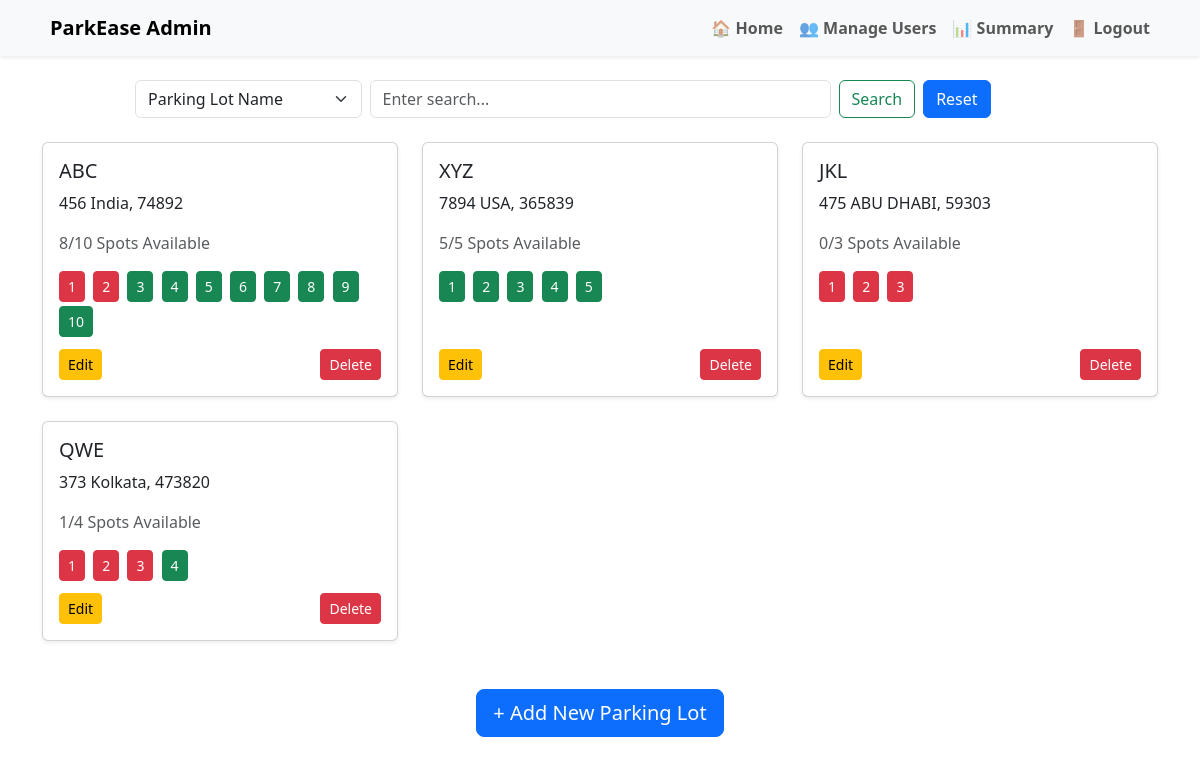
Screenshot of /parking (signed in) with the database file from the repository.
### app.py (models this page shows)
class Parking(db.Model):
    __tablename__ = 'parking'
    id = db.Column(db.Integer, primary_key=True)
    prime_location_name = db.Column(db.String(20), unique=True, nullable=False)
    address = db.Column(db.String(20), nullable=False)
    pin_code = db.Column(db.String(20), nullable=False)
    price = db.Column(db.Float, nullable=False)
    number_of_spots = db.Column(db.Integer, nullable=False)
    spots = db.relationship('ParkingSpot', back_populates='parking',cascade='all, delete-orphan')

class ParkingSpot(db.Model):
    __tablename__ = 'parking_spot'
    id = db.Column(db.Integer, primary_key=True)
    parking_id = db.Column(db.Integer, db.ForeignKey('parking.id'), nullable=False)
    spot_number = db.Column(db.Integer, nullable=False)
    status = db.Column(db.String(20), nullable=False,default='A')
    parking = db.relationship('Parking', back_populates='spots')
    bookings = db.relationship('Booking', back_populates='spot',cascade='all, delete-orphan')

### app.py (the view)
@app.route('/parking', methods=['GET', 'POST'])
def parking():
    if 'username' not in session:
        return redirect(url_for('login'))
    parkings = Parking.query.all()
    available_counts = {}
    for parking in parkings:
        valid_spots = ParkingSpot.query.filter(
            ParkingSpot.parking_id == parking.id,
            ParkingSpot.status == 'A',
            ParkingSpot.spot_number <= parking.number_of_spots
        ).all()
        available_counts[parking.id] = len(valid_spots)
    return render_template('parking.html', parkings=parkings, available_counts=available_counts)

### templates/parking.html (shortened to what this page needs)
<!DOCTYPE html>
<html lang="en">
<head>
  <link href="https://cdn.jsdelivr.net/npm/bootstrap@5.3.3/dist/css/bootstrap.min.css" rel="stylesheet">
</head>
<body>
<nav class="navbar navbar-expand-lg navbar-light bg-light shadow-sm">
  <div class="container">
    <a class="navbar-brand fw-bold d-flex align-items-center" href="/admin">
       ParkEase Admin
    </a>
    <div class="collapse navbar-collapse" id="navbarAdmin">
      <ul class="navbar-nav ms-auto mb-2 mb-lg-0">
        <li class="nav-item"><a class="nav-link fw-semibold" href="/admin">🏠 Home</a></li>
        <li class="nav-item"><a class="nav-link fw-semibold" href="/admin_user">👥 Manage Users</a></li>
        <li class="nav-item"><a class="nav-link fw-semibold" href="/summary">📊 Summary</a></li>
        <li class="nav-item"><a class="nav-link fw-semibold" href="/logout">🚪 Logout</a></li>
      </ul>
    </div>
  </div>
</nav>
<div class="container mt-4">
  <div class="mb-4">
    <div class="col-md-10 mx-auto">
      <form class="row g-2 align-items-center" method="GET" action="/search">
        <div class="col-md-3">
          <select class="form-select" name="filter_by">
            <option value="lot_name" {% if filter_by == 'prime_location_name' %}selected{% endif %}>Parking Lot Name</option>
          </select>
        </div>
        <div class="col-md-6">
          <input class="form-control" type="search" name="query" placeholder="Enter search..." value="{{ query or '' }}">
        </div>
        <div class="col-md-3 d-flex">
          <button class="btn btn-outline-success me-2" type="submit">Search</button>
          <a href="/parking" class="btn btn-primary">Reset</a>
        </div>
      </form>
    </div>
  </div>
  <div class="row row-cols-1 row-cols-lg-3 g-4">
    {% if parkings|length == 0 %}
      <div class="d-flex justify-content-center align-items-center" style="height: 300px; width: 100%;">
        <div class="text-center">
          <div class="alert alert-warning">
            No results found{% if query %} for "<strong>{{ query }}</strong>"{% endif %}.
          </div>
          <a href="/parking" class="btn btn-outline-primary btn-sm">Back to All Parkings</a>
        </div>
      </div>
    {% else %}
      {% for parking in parkings %}
      <div class="col">
        <div class="card shadow-sm h-100">
          <div class="card-body d-flex flex-column justify-content-between">
            <div>
              <h5 class="card-title">{{ parking.prime_location_name }}</h5>
              <p class="card-text">{{ parking.address }}, {{ parking.pin_code }}</p>
              <p class="text-muted">{{ available_counts[parking.id] }}/{{ parking.number_of_spots }} Spots Available</p>
            </div>
            <div class="mb-2">
              {% for spot in parking.spots if spot.spot_number <= parking.number_of_spots %}
              <button
                type="button"
                class="btn btn-sm me-1 mb-1
                  {% if spot.status == 'O' %}
                    btn-danger
                  {% else %}
                    btn-success
                  {% endif %}"
                data-bs-toggle="modal"
                data-bs-target="#spotModal{{ spot.id }}"
                title="View Spot {{ spot.spot_number }}">
                <span>{{ spot.spot_number }}</span>
              </button>
              {% endfor %}
            </div>
            <div class="mt-auto d-flex justify-content-between">
              <a href="/edit_parking/{{ parking.id }}" class="btn btn-sm btn-warning">Edit</a>
              <form action="/delete_parking/{{ parking.id }}" method="POST" class="d-inline" onsubmit="return confirm('Are you sure you want to delete this parking lot?')">
                <button type="submit" class="btn btn-sm btn-danger">Delete</button>
              </form>
            </div>
          </div>
        </div>
      </div>
      {% endfor %}
    {% endif %}
  </div>
  <div class="text-center mt-5">
    <a href="/add_parking" class="btn btn-primary btn-lg">+ Add New Parking Lot</a>
  </div>
</div>
</body>
</html>

### rows the page displays
Parking: prime_location_name "ABC", address "456 India", pin_code "74892", available_counts "8", number_of_spots "10"
ParkingSpot: spot_number "1"
ParkingSpot: spot_number "2"
ParkingSpot: spot_number "3"
ParkingSpot: spot_number "4"
ParkingSpot: spot_number "5"
ParkingSpot: spot_number "6"
ParkingSpot: spot_number "7"
ParkingSpot: spot_number "8"
ParkingSpot: spot_number "9"
ParkingSpot: spot_number "10"
Parking: prime_location_name "XYZ", address "7894 USA", pin_code "365839", number_of_spots "5"
ParkingSpot: spot_number "1"
ParkingSpot: spot_number "2"
ParkingSpot: spot_number "3"
ParkingSpot: spot_number "4"
ParkingSpot: spot_number "5"
Parking: prime_location_name "JKL", address "475 ABU DHABI", pin_code "59303", available_counts "0", number_of_spots "3"
ParkingSpot: spot_number "1"
ParkingSpot: spot_number "2"
ParkingSpot: spot_number "3"
Parking: prime_location_name "QWE", address "373 Kolkata", pin_code "473820", available_counts "1", number_of_spots "4"
ParkingSpot: spot_number "1"
ParkingSpot: spot_number "2"
ParkingSpot: spot_number "3"
ParkingSpot: spot_number "4"
